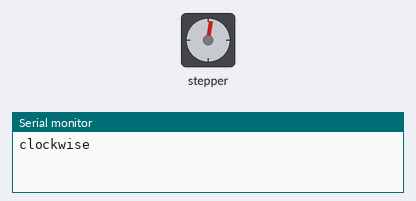
Recording of a sketch running on a simulated Arduino Uno, built with avr-gcc and run on an emulated ATmega328P. Parts: stepper motor, the last lines printed to the serial monitor. Stepper angles assume 200 steps per turn.

Above: at 0.15 s.
At 9.29 s:
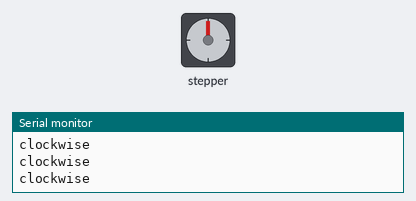
At 19.41 s:
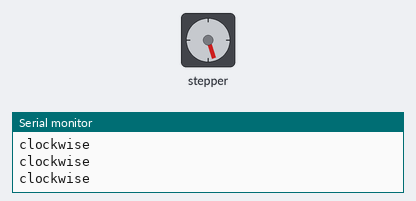
At 39.77 s:
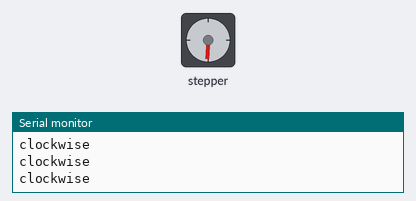
Timing chart, 0 to 40.0 s (numbered marks = the images above):
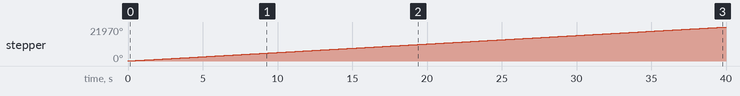

The sketch:

coiler.ino
```cpp
#include <Stepper.h>

const int stepsPerRevolution = 200;  // change this to fit the number of steps per revolution
                                     // for your motor
// initialize the stepper library on pins 8 through 11:
Stepper myStepper(stepsPerRevolution, 8,9,10,11);

void setup() {
  // set the speed at 60 rpm:
  myStepper.setSpeed(100);
  // initialize the serial port:
  Serial.begin(9600);
}

void loop() {
  // step one revolution  in one direction:
   Serial.println("clockwise");
  myStepper.step(stepsPerRevolution);
  delay(50);
   // step one revolution in the other direction:
  //Serial.println("counterclockwise");
  //myStepper.step(-stepsPerRevolution);
  //delay(50);
}
```

Measured:
- by itself, stepper: keeps turning clockwise at about 549°/s
